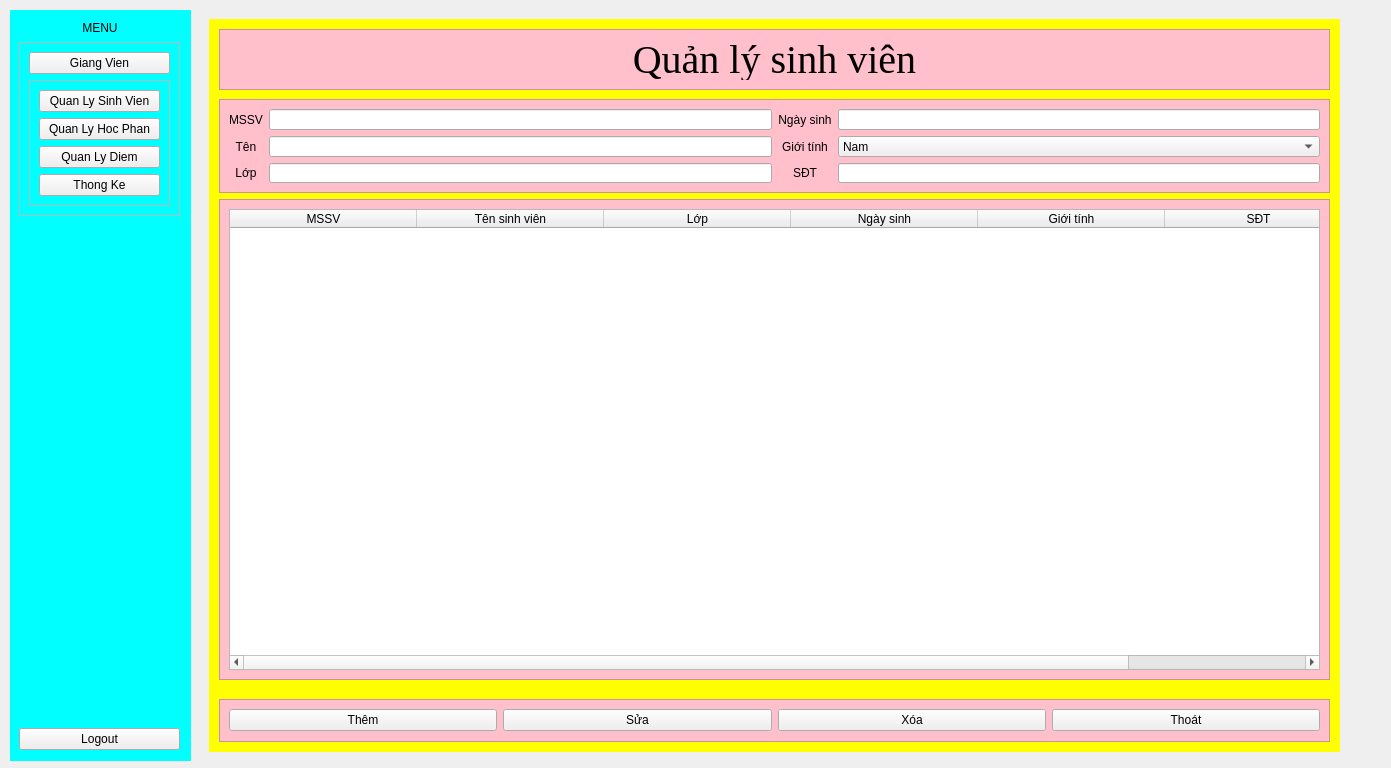
<?xml version="1.0" encoding="UTF-8"?>
<ui version="4.0">
 <class>Form</class>
 <widget class="QWidget" name="Form">
  <property name="geometry">
   <rect>
    <x>0</x>
    <y>0</y>
    <width>1391</width>
    <height>768</height>
   </rect>
  </property>
  <property name="windowTitle">
   <string>Form</string>
  </property>
  <property name="styleSheet">
   <string notr="true">#Frame_Title, #Frame_Entry, #Frame_Listbox, #Frame_Function{
background-color: pink;
}</string>
  </property>
  <widget class="QWidget" name="Menu_Frame" native="true">
   <property name="geometry">
    <rect>
     <x>10</x>
     <y>10</y>
     <width>181</width>
     <height>751</height>
    </rect>
   </property>
   <property name="styleSheet">
    <string notr="true">#Menu_Frame{
background-color: cyan;
}</string>
   </property>
   <widget class="QWidget" name="">
    <property name="geometry">
     <rect>
      <x>9</x>
      <y>9</y>
      <width>161</width>
      <height>731</height>
     </rect>
    </property>
    <layout class="QVBoxLayout" name="MenuBox">
     <item>
      <layout class="QHBoxLayout" name="horizontalLayout">
       <item>
        <spacer name="horizontalSpacer">
         <property name="orientation">
          <enum>Qt::Horizontal</enum>
         </property>
         <property name="sizeHint" stdset="0">
          <size>
           <width>22</width>
           <height>17</height>
          </size>
         </property>
        </spacer>
       </item>
       <item>
        <widget class="QLabel" name="label">
         <property name="text">
          <string>MENU</string>
         </property>
         <property name="alignment">
          <set>Qt::AlignCenter</set>
         </property>
        </widget>
       </item>
       <item>
        <spacer name="horizontalSpacer_2">
         <property name="orientation">
          <enum>Qt::Horizontal</enum>
         </property>
         <property name="sizeHint" stdset="0">
          <size>
           <width>22</width>
           <height>17</height>
          </size>
         </property>
        </spacer>
       </item>
      </layout>
     </item>
     <item>
      <widget class="QFrame" name="Frame_GVBtn">
       <property name="frameShape">
        <enum>QFrame::StyledPanel</enum>
       </property>
       <property name="frameShadow">
        <enum>QFrame::Raised</enum>
       </property>
       <layout class="QVBoxLayout" name="verticalLayout_2">
        <item>
         <widget class="QPushButton" name="GVBtn">
          <property name="text">
           <string>Giang Vien</string>
          </property>
          <property name="checkable">
           <bool>true</bool>
          </property>
         </widget>
        </item>
        <item>
         <widget class="QFrame" name="SubFrame_GVBtn">
          <property name="frameShape">
           <enum>QFrame::StyledPanel</enum>
          </property>
          <property name="frameShadow">
           <enum>QFrame::Raised</enum>
          </property>
          <layout class="QVBoxLayout" name="verticalLayout">
           <item>
            <widget class="QPushButton" name="QLSVBtn">
             <property name="text">
              <string>Quan Ly Sinh Vien</string>
             </property>
            </widget>
           </item>
           <item>
            <widget class="QPushButton" name="QLHPBtn">
             <property name="text">
              <string>Quan Ly Hoc Phan</string>
             </property>
            </widget>
           </item>
           <item>
            <widget class="QPushButton" name="QLDBtn">
             <property name="text">
              <string>Quan Ly Diem</string>
             </property>
            </widget>
           </item>
           <item>
            <widget class="QPushButton" name="ThongKeBtn">
             <property name="text">
              <string>Thong Ke</string>
             </property>
            </widget>
           </item>
          </layout>
         </widget>
        </item>
       </layout>
      </widget>
     </item>
     <item>
      <spacer name="verticalSpacer">
       <property name="orientation">
        <enum>Qt::Vertical</enum>
       </property>
       <property name="sizeHint" stdset="0">
        <size>
         <width>20</width>
         <height>40</height>
        </size>
       </property>
      </spacer>
     </item>
     <item>
      <widget class="QPushButton" name="pushButton_7">
       <property name="text">
        <string>Logout</string>
       </property>
      </widget>
     </item>
    </layout>
   </widget>
  </widget>
  <widget class="QWidget" name="Frame_Display" native="true">
   <property name="geometry">
    <rect>
     <x>200</x>
     <y>10</y>
     <width>1171</width>
     <height>751</height>
    </rect>
   </property>
   <property name="styleSheet">
    <string notr="true">#Frame_QLHP {
background-color: pink;
}
#Frame_QLSV {
background-color: yellow;
}
#Frame_QLD {
background-color: green;
}
</string>
   </property>
   <widget class="QStackedWidget" name="Frame_GV">
    <property name="geometry">
     <rect>
      <x>9</x>
      <y>9</y>
      <width>1131</width>
      <height>733</height>
     </rect>
    </property>
    <property name="currentIndex">
     <number>1</number>
    </property>
    <widget class="QWidget" name="Frame_QLHP">
     <property name="styleSheet">
      <string notr="true"/>
     </property>
    </widget>
    <widget class="QWidget" name="Frame_QLSV">
     <widget class="QFrame" name="Frame_Title">
      <property name="geometry">
       <rect>
        <x>10</x>
        <y>10</y>
        <width>1111</width>
        <height>61</height>
       </rect>
      </property>
      <property name="frameShape">
       <enum>QFrame::StyledPanel</enum>
      </property>
      <property name="frameShadow">
       <enum>QFrame::Raised</enum>
      </property>
      <layout class="QGridLayout" name="gridLayout_3">
       <item row="0" column="0">
        <widget class="QLabel" name="label_2">
         <property name="font">
          <font>
           <family>Times New Roman</family>
           <pointsize>30</pointsize>
          </font>
         </property>
         <property name="text">
          <string>Quản lý sinh viên</string>
         </property>
         <property name="alignment">
          <set>Qt::AlignCenter</set>
         </property>
        </widget>
       </item>
      </layout>
     </widget>
     <widget class="QFrame" name="Frame_Entry">
      <property name="geometry">
       <rect>
        <x>10</x>
        <y>80</y>
        <width>1111</width>
        <height>94</height>
       </rect>
      </property>
      <property name="frameShape">
       <enum>QFrame::StyledPanel</enum>
      </property>
      <property name="frameShadow">
       <enum>QFrame::Raised</enum>
      </property>
      <layout class="QGridLayout" name="gridLayout_4">
       <item row="0" column="0">
        <layout class="QGridLayout" name="gridLayout_5">
         <item row="1" column="1">
          <widget class="QLineEdit" name="TenEntry"/>
         </item>
         <item row="2" column="0">
          <widget class="QLabel" name="label_4">
           <property name="text">
            <string>Lớp</string>
           </property>
           <property name="alignment">
            <set>Qt::AlignCenter</set>
           </property>
          </widget>
         </item>
         <item row="2" column="1">
          <widget class="QLineEdit" name="LopEntry"/>
         </item>
         <item row="0" column="1">
          <widget class="QLineEdit" name="MSSVEntry"/>
         </item>
         <item row="1" column="0">
          <widget class="QLabel" name="label_3">
           <property name="text">
            <string>Tên</string>
           </property>
           <property name="alignment">
            <set>Qt::AlignCenter</set>
           </property>
          </widget>
         </item>
         <item row="0" column="0">
          <widget class="QLabel" name="label_5">
           <property name="text">
            <string>MSSV</string>
           </property>
           <property name="alignment">
            <set>Qt::AlignCenter</set>
           </property>
          </widget>
         </item>
        </layout>
       </item>
       <item row="0" column="1">
        <layout class="QGridLayout" name="gridLayout_6">
         <item row="0" column="0">
          <widget class="QLabel" name="label_6">
           <property name="text">
            <string>Ngày sinh</string>
           </property>
           <property name="alignment">
            <set>Qt::AlignCenter</set>
           </property>
          </widget>
         </item>
         <item row="0" column="1">
          <widget class="QLineEdit" name="NgsinhEntry"/>
         </item>
         <item row="1" column="0">
          <widget class="QLabel" name="label_7">
           <property name="text">
            <string>Giới tính</string>
           </property>
           <property name="alignment">
            <set>Qt::AlignCenter</set>
           </property>
          </widget>
         </item>
         <item row="1" column="1">
          <widget class="QComboBox" name="ComboboxGtinh">
           <item>
            <property name="text">
             <string>Nam</string>
            </property>
           </item>
           <item>
            <property name="text">
             <string>Nu</string>
            </property>
           </item>
          </widget>
         </item>
         <item row="2" column="0">
          <widget class="QLabel" name="label_8">
           <property name="text">
            <string>SĐT</string>
           </property>
           <property name="alignment">
            <set>Qt::AlignCenter</set>
           </property>
          </widget>
         </item>
         <item row="2" column="1">
          <widget class="QLineEdit" name="SDTEntry"/>
         </item>
        </layout>
       </item>
      </layout>
     </widget>
     <widget class="QFrame" name="Frame_Listbox">
      <property name="geometry">
       <rect>
        <x>10</x>
        <y>180</y>
        <width>1111</width>
        <height>481</height>
       </rect>
      </property>
      <property name="frameShape">
       <enum>QFrame::StyledPanel</enum>
      </property>
      <property name="frameShadow">
       <enum>QFrame::Raised</enum>
      </property>
      <layout class="QGridLayout" name="gridLayout_7">
       <item row="0" column="0">
        <widget class="QTableWidget" name="tableWidget">
         <property name="minimumSize">
          <size>
           <width>0</width>
           <height>121</height>
          </size>
         </property>
         <attribute name="horizontalHeaderDefaultSectionSize">
          <number>187</number>
         </attribute>
         <column>
          <property name="text">
           <string>MSSV</string>
          </property>
         </column>
         <column>
          <property name="text">
           <string>Tên sinh viên</string>
          </property>
         </column>
         <column>
          <property name="text">
           <string>Lớp</string>
          </property>
         </column>
         <column>
          <property name="text">
           <string>Ngày sinh</string>
          </property>
         </column>
         <column>
          <property name="text">
           <string>Giới tính</string>
          </property>
         </column>
         <column>
          <property name="text">
           <string>SĐT</string>
          </property>
         </column>
        </widget>
       </item>
      </layout>
     </widget>
     <widget class="QFrame" name="Frame_Function">
      <property name="geometry">
       <rect>
        <x>10</x>
        <y>680</y>
        <width>1111</width>
        <height>43</height>
       </rect>
      </property>
      <property name="frameShape">
       <enum>QFrame::StyledPanel</enum>
      </property>
      <property name="frameShadow">
       <enum>QFrame::Raised</enum>
      </property>
      <layout class="QHBoxLayout" name="horizontalLayout_2">
       <item>
        <widget class="QPushButton" name="AddBtn">
         <property name="text">
          <string>Thêm</string>
         </property>
        </widget>
       </item>
       <item>
        <widget class="QPushButton" name="UpdateBtn">
         <property name="text">
          <string>Sửa</string>
         </property>
        </widget>
       </item>
       <item>
        <widget class="QPushButton" name="DelBtn">
         <property name="text">
          <string>Xóa</string>
         </property>
        </widget>
       </item>
       <item>
        <widget class="QPushButton" name="ExitBtn">
         <property name="text">
          <string>Thoát</string>
         </property>
        </widget>
       </item>
      </layout>
     </widget>
    </widget>
    <widget class="QWidget" name="Frame_Init"/>
    <widget class="QWidget" name="Frame_QLD"/>
   </widget>
  </widget>
 </widget>
 <resources/>
 <connections>
  <connection>
   <sender>GVBtn</sender>
   <signal>toggled(bool)</signal>
   <receiver>SubFrame_GVBtn</receiver>
   <slot>setHidden(bool)</slot>
   <hints>
    <hint type="sourcelabel">
     <x>130</x>
     <y>65</y>
    </hint>
    <hint type="destinationlabel">
     <x>143</x>
     <y>204</y>
    </hint>
   </hints>
  </connection>
  <connection>
   <sender>GVBtn</sender>
   <signal>toggled(bool)</signal>
   <receiver>SubFrame_GVBtn</receiver>
   <slot>setVisible(bool)</slot>
   <hints>
    <hint type="sourcelabel">
     <x>83</x>
     <y>63</y>
    </hint>
    <hint type="destinationlabel">
     <x>146</x>
     <y>205</y>
    </hint>
   </hints>
  </connection>
 </connections>
</ui>
